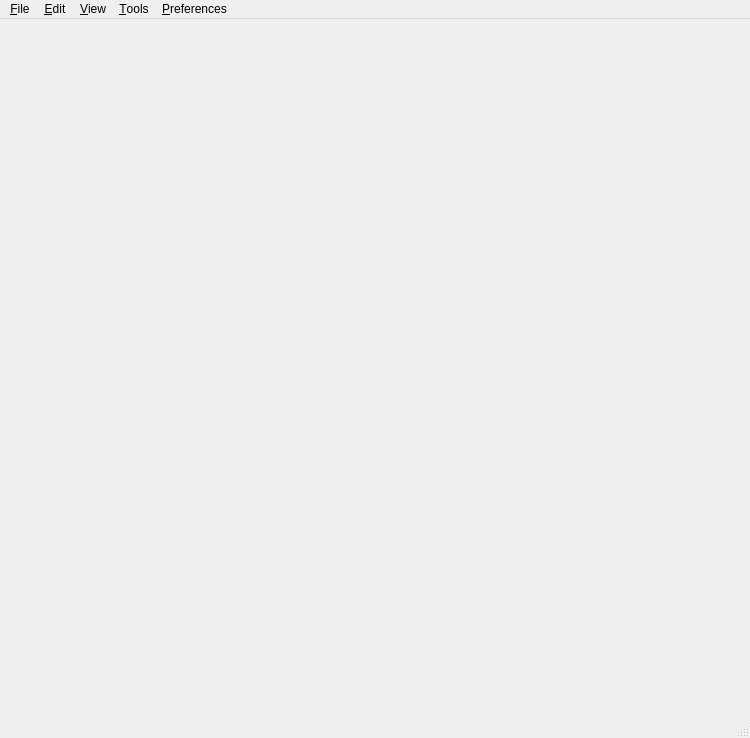
<?xml version="1.0" encoding="UTF-8"?>
<ui version="4.0">
 <class>MainWindow</class>
 <widget class="QMainWindow" name="MainWindow">
  <property name="enabled">
   <bool>true</bool>
  </property>
  <property name="geometry">
   <rect>
    <x>0</x>
    <y>0</y>
    <width>750</width>
    <height>738</height>
   </rect>
  </property>
  <property name="sizePolicy">
   <sizepolicy hsizetype="Preferred" vsizetype="Preferred">
    <horstretch>0</horstretch>
    <verstretch>0</verstretch>
   </sizepolicy>
  </property>
  <property name="minimumSize">
   <size>
    <width>0</width>
    <height>0</height>
   </size>
  </property>
  <property name="acceptDrops">
   <bool>true</bool>
  </property>
  <property name="windowTitle">
   <string>Script Canvas (PREVIEW)</string>
  </property>
  <property name="toolButtonStyle">
   <enum>Qt::ToolButtonIconOnly</enum>
  </property>
  <property name="documentMode">
   <bool>false</bool>
  </property>
  <property name="dockNestingEnabled">
   <bool>true</bool>
  </property>
  <property name="unifiedTitleAndToolBarOnMac">
   <bool>false</bool>
  </property>
  <widget class="QMenuBar" name="menubar">
   <property name="geometry">
    <rect>
     <x>0</x>
     <y>0</y>
     <width>750</width>
     <height>21</height>
    </rect>
   </property>
   <widget class="QMenu" name="menuFile">
    <property name="title">
     <string>&amp;File</string>
    </property>
    <addaction name="action_New_Script"/>
    <addaction name="action_Open"/>
    <addaction name="action_Save"/>
    <addaction name="action_Save_As"/>
    <addaction name="action_Close"/>
   </widget>
   <widget class="QMenu" name="menuEdit">
    <property name="title">
     <string>&amp;Edit</string>
    </property>
    <widget class="QMenu" name="menuRemove_Unused">
     <property name="title">
      <string>Remove Unused</string>
     </property>
     <addaction name="action_RemoveUnusedVariables"/>
     <addaction name="action_RemoveUnusedNodes"/>
     <addaction name="action_RemoveUnusedElements"/>
    </widget>
    <widget class="QMenu" name="menuAlign">
     <property name="title">
      <string>Align</string>
     </property>
     <addaction name="action_AlignTop"/>
     <addaction name="action_AlignBottom"/>
     <addaction name="action_AlignLeft"/>
     <addaction name="action_AlignRight"/>
    </widget>
    <widget class="QMenu" name="menuSelect">
     <property name="title">
      <string>Select</string>
     </property>
     <addaction name="action_SelectAll"/>
     <addaction name="action_SelectInputs"/>
     <addaction name="action_SelectOutputs"/>
     <addaction name="action_SelectConnected"/>
    </widget>
    <addaction name="action_Undo"/>
    <addaction name="action_Redo"/>
    <addaction name="separator"/>
    <addaction name="action_Cut"/>
    <addaction name="action_Copy"/>
    <addaction name="action_Paste"/>
    <addaction name="action_Duplicate"/>
    <addaction name="action_Delete"/>
    <addaction name="separator"/>
    <addaction name="action_Screenshot"/>
    <addaction name="separator"/>
    <addaction name="menuSelect"/>
    <addaction name="action_ClearSelection"/>
    <addaction name="separator"/>
    <addaction name="action_EnableSelection"/>
    <addaction name="action_DisableSelection"/>
    <addaction name="separator"/>
    <addaction name="menuAlign"/>
    <addaction name="separator"/>
    <addaction name="menuRemove_Unused"/>
   </widget>
   <widget class="QMenu" name="menuTools_2">
    <property name="title">
     <string>&amp;Tools</string>
    </property>
    <addaction name="action_ViewNodePalette"/>
    <addaction name="action_ViewProperties"/>
    <addaction name="action_ViewDebugger"/>
    <addaction name="action_ViewCommandLine"/>
    <addaction name="action_ViewLog"/>
    <addaction name="action_ViewBookmarks"/>
    <addaction name="action_ViewMiniMap"/>
    <addaction name="action_ViewVariableManager"/>
    <addaction name="action_GraphValidation"/>
    <addaction name="action_Debugging"/>
    <addaction name="separator"/>
    <addaction name="action_ViewUnitTestManager"/>
    <addaction name="action_NodeStatistics"/>
    <addaction name="action_PresetsEditor"/>
    <addaction name="separator"/>
   </widget>
   <!-- Disabled until tool is stabilized <widget class="QMenu" name="menuUtilities">
    <property name="title">
     <string>&amp;Utilities</string>
    </property>
    <addaction name="action_UpgradeTool"/>
   </widget> -->
   <widget class="QMenu" name="menuSettings_2">
    <property name="title">
     <string>&amp;Preferences</string>
    </property>
    <addaction name="action_GlobalPreferences"/>
    <addaction name="action_GraphPreferences"/>
   </widget>
   <widget class="QMenu" name="menuView_2">
    <property name="title">
     <string>&amp;View</string>
    </property>
    <widget class="QMenu" name="menuGo_To">
     <property name="title">
      <string>Go To</string>
     </property>
     <addaction name="action_GotoStartOfChain"/>
     <addaction name="action_GotoEndOfChain"/>
    </widget>
    <addaction name="action_ZoomIn"/>
    <addaction name="action_ZoomOut"/>
    <addaction name="action_ZoomSelection"/>
    <addaction name="action_ShowEntireGraph"/>
    <addaction name="separator"/>
    <addaction name="menuGo_To"/>
    <addaction name="separator"/>
    <addaction name="action_ViewRestoreDefaultLayout"/>
   </widget>
   <addaction name="menuFile"/>
   <addaction name="menuEdit"/>
   <addaction name="menuView_2"/>
   <addaction name="menuTools_2"/>
   <!-- <addaction name="menuUtilities"/> -->
   <addaction name="menuSettings_2"/>
  </widget>
  <widget class="QStatusBar" name="statusBar"/>
  <action name="action_New_Script">
   <property name="text">
    <string>&amp;New Script</string>
   </property>
  </action>
  <action name="action_New_Editor_Graph">
   <property name="text">
    <string>&amp;Editor Graph</string>
   </property>
  </action>
  <action name="action_Save">
   <property name="text">
    <string>&amp;Save</string>
   </property>
  </action>
  <action name="action_Save_As">
   <property name="text">
    <string>&amp;Save As...</string>
   </property>
  </action>
  <action name="action_Open">
   <property name="text">
    <string>&amp;Open</string>
   </property>
  </action>
  <action name="action_ViewLog">
   <property name="checkable">
    <bool>true</bool>
   </property>
   <property name="checked">
    <bool>false</bool>
   </property>
   <property name="icon">
    <iconset>
     <normaloff>:/ScriptCanvasEditorResources/Resources/scriptcanvas_log.png</normaloff>:/ScriptCanvasEditorResources/Resources/scriptcanvas_log.png</iconset>
   </property>
   <property name="text">
    <string>Log</string>
   </property>
   <property name="shortcut">
    <string>Ctrl+L</string>
   </property>
   <property name="autoRepeat">
    <bool>false</bool>
   </property>
   <property name="visible">
    <bool>false</bool>
   </property>
  </action>
  <action name="action_ViewCommandLine">
   <property name="checkable">
    <bool>true</bool>
   </property>
   <property name="checked">
    <bool>false</bool>
   </property>
   <property name="icon">
    <iconset resource="ScriptCanvasEditorResources.qrc">
     <normaloff>:/ScriptCanvasEditorResources/Resources/scriptcanvas_commandline.png</normaloff>:/ScriptCanvasEditorResources/Resources/scriptcanvas_commandline.png</iconset>
   </property>
   <property name="text">
    <string>Command Line</string>
   </property>
   <property name="shortcut">
    <string>Ctrl+P</string>
   </property>
   <property name="autoRepeat">
    <bool>false</bool>
   </property>
   <property name="visible">
    <bool>true</bool>
   </property>
  </action>
  <action name="action_ViewNodePalette">
   <property name="checkable">
    <bool>true</bool>
   </property>
   <property name="checked">
    <bool>true</bool>
   </property>
   <property name="text">
    <string>Node Palette</string>
   </property>
   <property name="shortcut">
    <string>Ctrl+Shift+L</string>
   </property>
   <property name="autoRepeat">
    <bool>false</bool>
   </property>
  </action>
  <action name="action_ViewOutline">
   <property name="checkable">
    <bool>true</bool>
   </property>
   <property name="checked">
    <bool>true</bool>
   </property>
   <property name="text">
    <string>&amp;Node Outliner</string>
   </property>
   <property name="shortcut">
    <string>Ctrl+Shift+O</string>
   </property>
   <property name="autoRepeat">
    <bool>false</bool>
   </property>
  </action>
  <action name="action_ViewDynamicEBusAssets">
   <property name="checkable">
    <bool>true</bool>
   </property>
   <property name="checked">
    <bool>true</bool>
   </property>
   <property name="text">
    <string>&amp;Dynamic EBus</string>
   </property>
   <property name="shortcut">
    <string>Ctrl+Shift+E</string>
   </property>
   <property name="autoRepeat">
    <bool>false</bool>
   </property>
  </action>
  <action name="action_ViewProperties">
   <property name="checkable">
    <bool>true</bool>
   </property>
   <property name="checked">
    <bool>true</bool>
   </property>
   <property name="text">
    <string>Node Inspector</string>
   </property>
   <property name="shortcut">
    <string>Ctrl+Shift+I</string>
   </property>
   <property name="autoRepeat">
    <bool>false</bool>
   </property>
  </action>
  <action name="action_ViewDebugger">
   <property name="checkable">
    <bool>true</bool>
   </property>
   <property name="checked">
    <bool>true</bool>
   </property>
   <property name="icon">
    <iconset resource="ScriptCanvasEditorResources.qrc">
     <normaloff>:/ScriptCanvasEditorResources/Resources/scriptcanvas_debugger_off.png</normaloff>
     <disabledoff>:/ScriptCanvasEditorResources/Resources/scriptcanvas_debugger.png</disabledoff>
     <disabledon>:/ScriptCanvasEditorResources/Resources/scriptcanvas_debugger_off.png</disabledon>:/ScriptCanvasEditorResources/Resources/scriptcanvas_debugger_off.png</iconset>
   </property>
   <property name="text">
    <string>&amp;Debugger</string>
   </property>
   <property name="shortcut">
    <string>Ctrl+Shift+D</string>
   </property>
   <property name="autoRepeat">
    <bool>false</bool>
   </property>
   <property name="visible">
    <bool>false</bool>
   </property>
  </action>
  <action name="action_ViewRestoreDefaultLayout">
   <property name="text">
    <string>Restore Default Layout</string>
   </property>
  </action>
  <action name="action_Close">
   <property name="text">
    <string>Close Graph</string>
   </property>
  </action>
  <action name="action_Undo">
   <property name="enabled">
    <bool>false</bool>
   </property>
   <property name="text">
    <string>Undo</string>
   </property>
   <property name="autoRepeat">
    <bool>false</bool>
   </property>
  </action>
  <action name="action_Redo">
   <property name="enabled">
    <bool>false</bool>
   </property>
   <property name="text">
    <string>Redo</string>
   </property>
   <property name="shortcut">
    <string>Ctrl+Shift+Z</string>
   </property>
   <property name="autoRepeat">
    <bool>false</bool>
   </property>
  </action>
  <action name="action_Cut">
   <property name="enabled">
    <bool>false</bool>
   </property>
   <property name="text">
    <string>Cut</string>
   </property>
   <property name="autoRepeat">
    <bool>false</bool>
   </property>
  </action>
  <action name="action_Copy">
   <property name="enabled">
    <bool>false</bool>
   </property>
   <property name="text">
    <string>Copy</string>
   </property>
   <property name="autoRepeat">
    <bool>false</bool>
   </property>
  </action>
  <action name="action_Paste">
   <property name="enabled">
    <bool>false</bool>
   </property>
   <property name="text">
    <string>Paste</string>
   </property>
   <property name="autoRepeat">
    <bool>false</bool>
   </property>
  </action>
  <action name="action_Duplicate">
   <property name="enabled">
    <bool>false</bool>
   </property>
   <property name="text">
    <string>Duplicate</string>
   </property>
   <property name="shortcut">
    <string>Ctrl+D</string>
   </property>
   <property name="autoRepeat">
    <bool>false</bool>
   </property>
  </action>
  <action name="action_Delete">
   <property name="enabled">
    <bool>false</bool>
   </property>
   <property name="text">
    <string>Delete</string>
   </property>
   <property name="autoRepeat">
    <bool>false</bool>
   </property>
  </action>
  <action name="action_GlobalPreferences">
   <property name="text">
    <string>Global Preferences</string>
   </property>
  </action>
  <action name="action_GraphPreferences">
   <property name="enabled">
    <bool>false</bool>
   </property>
   <property name="text">
    <string>Graph Preferences</string>
   </property>
  </action>
  <action name="action_ViewBookmarks">
   <property name="checkable">
    <bool>true</bool>
   </property>
   <property name="checked">
    <bool>true</bool>
   </property>
   <property name="text">
    <string>Bookmarks</string>
   </property>
   <property name="shortcut">
    <string>Ctrl+Shift+B</string>
   </property>
   <property name="autoRepeat">
    <bool>false</bool>
   </property>
  </action>
  <action name="action_ViewMiniMap">
   <property name="checkable">
    <bool>true</bool>
   </property>
   <property name="checked">
    <bool>true</bool>
   </property>
   <property name="text">
    <string>&amp;MiniMap</string>
   </property>
   <property name="shortcut">
    <string>Ctrl+Shift+M</string>
   </property>
   <property name="autoRepeat">
    <bool>false</bool>
   </property>
  </action>
  <action name="action_ViewVariableManager">
   <property name="checkable">
    <bool>true</bool>
   </property>
   <property name="checked">
    <bool>true</bool>
   </property>
   <property name="text">
    <string>Variable Manager</string>
   </property>
   <property name="shortcut">
    <string>Ctrl+Shift+V</string>
   </property>
   <property name="autoRepeat">
    <bool>false</bool>
   </property>
  </action>
  <action name="action_ViewLogWindow">
   <property name="checkable">
    <bool>true</bool>
   </property>
   <property name="text">
    <string>&amp;Log</string>
   </property>
  </action>
  <action name="action_GraphValidation">
   <property name="checkable">
    <bool>true</bool>
   </property>
   <property name="checked">
    <bool>true</bool>
   </property>
   <property name="text">
    <string>Graph Validation</string>
   </property>
  </action>
  <action name="action_ViewUnitTestManager">
   <property name="checkable">
    <bool>false</bool>
   </property>
   <property name="checked">
    <bool>false</bool>
   </property>
   <property name="text">
    <string>Test Manager</string>
   </property>
   <property name="shortcut">
    <string>Ctrl+Shift+T</string>
   </property>
   <property name="autoRepeat">
    <bool>false</bool>
   </property>
  </action>
  <action name="action_Debugging">
   <property name="checkable">
    <bool>true</bool>
   </property>
   <property name="checked">
    <bool>false</bool>
   </property>
   <property name="text">
    <string>Debugging</string>
   </property>
  </action>
  <action name="action_NodeStatistics">
   <property name="text">
    <string>Statistics</string>
   </property>
  </action>
  <action name="action_RemoveUnusedNodes">
   <property name="enabled">
    <bool>false</bool>
   </property>
   <property name="text">
    <string>Nodes</string>
   </property>
   <property name="toolTip">
    <string>Removes all unused nodes from the active graph</string>
   </property>
  </action>
  <action name="action_RemoveUnusedVariables">
   <property name="enabled">
    <bool>false</bool>
   </property>
   <property name="text">
    <string>Variables</string>
   </property>
   <property name="toolTip">
    <string>Removes all unused variables from the active graph</string>
   </property>
  </action>
  <action name="action_RemoveUnusedElements">
   <property name="enabled">
    <bool>false</bool>
   </property>
   <property name="text">
    <string>All</string>
   </property>
   <property name="toolTip">
    <string>Removes all unused elements from the active graph</string>
   </property>
  </action>
  <action name="action_PresetsEditor">
   <property name="text">
    <string>Presets Editor</string>
   </property>
  </action>
  <action name="action_UpgradeTool">
   <property name="text">
    <string>Upgrade Graphs</string>
   </property>
   <property name="toolTip">
    <string>Utility tool to upgrade the active project's Script Canvas graphs.</string>
   </property>
  </action>
  <action name="action_GraphRecreator">
   <property name="text">
    <string>Graph Recreator</string>
   </property>
   <property name="toolTip">
    <string>Will recreate the specified directory of graphs in a new target location.</string>
   </property>
  </action>
  <action name="action_Screenshot">
   <property name="text">
    <string>Screenshot</string>
   </property>
   <property name="toolTip">
    <string>Takes a picture of the current selection in the active graph, or the entire graph if there is no selection.</string>
   </property>
   <property name="shortcut">
    <string>Ctrl+Shift+P</string>
   </property>
   <property name="autoRepeat">
    <bool>false</bool>
   </property>
  </action>
  <action name="action_SelectInputs">
   <property name="text">
    <string>Inputs</string>
   </property>
   <property name="toolTip">
    <string>Selects all of the nodes that are connected to the current selection via input connections</string>
   </property>
   <property name="shortcut">
    <string>Ctrl+Left</string>
   </property>
  </action>
  <action name="action_SelectOutputs">
   <property name="text">
    <string>Outputs</string>
   </property>
   <property name="shortcut">
    <string>Ctrl+Right</string>
   </property>
  </action>
  <action name="action_SelectConnected">
   <property name="text">
    <string>Connected</string>
   </property>
   <property name="shortcut">
    <string>Ctrl+Up</string>
   </property>
  </action>
  <action name="action_ShowEntireGraph">
   <property name="text">
    <string>Show Entire Graph</string>
   </property>
   <property name="shortcut">
    <string>Ctrl+Shift+Down</string>
   </property>
  </action>
  <action name="action_ZoomIn">
   <property name="text">
    <string>Zoom In</string>
   </property>
   <property name="shortcut">
    <string>Ctrl++</string>
   </property>
  </action>
  <action name="action_ZoomOut">
   <property name="text">
    <string>Zoom Out</string>
   </property>
   <property name="shortcut">
    <string>Ctrl+-</string>
   </property>
  </action>
  <action name="action_AlignLeft">
   <property name="text">
    <string>Align Left</string>
   </property>
   <property name="shortcut">
    <string>Shift+Left</string>
   </property>
  </action>
  <action name="action_AlignRight">
   <property name="text">
    <string>Align Right</string>
   </property>
   <property name="shortcut">
    <string>Shift+Right</string>
   </property>
  </action>
  <action name="action_AlignTop">
   <property name="text">
    <string>Align Top</string>
   </property>
   <property name="shortcut">
    <string>Shift+Up</string>
   </property>
  </action>
  <action name="action_AlignBottom">
   <property name="text">
    <string>Align Bottom</string>
   </property>
   <property name="shortcut">
    <string>Shift+Down</string>
   </property>
  </action>
  <action name="action_SelectAll">
   <property name="text">
    <string>All</string>
   </property>
   <property name="toolTip">
    <string>Select All of the Nodes in the currently active graph</string>
   </property>
   <property name="shortcut">
    <string>Ctrl+A</string>
   </property>
  </action>
  <action name="actionNone">
   <property name="text">
    <string>None</string>
   </property>
  </action>
  <action name="action_ClearSelection">
   <property name="text">
    <string>Clear Selection</string>
   </property>
   <property name="shortcut">
    <string>Esc</string>
   </property>
  </action>
  <action name="action_GotoStartOfChain">
   <property name="text">
    <string>Start of Chain</string>
   </property>
   <property name="shortcut">
    <string>Ctrl+Shift+Left</string>
   </property>
  </action>
  <action name="action_GotoEndOfChain">
   <property name="text">
    <string>End of Chain</string>
   </property>
   <property name="shortcut">
    <string>Ctrl+Shift+Right</string>
   </property>
  </action>
  <action name="actionZoom_To">
   <property name="text">
    <string>Zoom Selection</string>
   </property>
  </action>
  <action name="action_ZoomSelection">
   <property name="text">
    <string>Show Selection</string>
   </property>
   <property name="shortcut">
    <string>Ctrl+Shift+Up</string>
   </property>
  </action>
  <action name="action_EnableSelection">
   <property name="text">
    <string>Enable Selection</string>
   </property>
   <property name="shortcut">
    <string>Ctrl+K, Ctrl+U</string>
   </property>
  </action>
  <action name="action_DisableSelection">
   <property name="text">
    <string>Disable Selection</string>
   </property>
   <property name="shortcut">
    <string>Ctrl+K, Ctrl+C</string>
   </property>
  </action>
  <action name="actionEditor_Graph">
   <property name="text">
    <string>Editor Graph</string>
   </property>
  </action>
  <addaction name="action_ViewNodePalette"/>
  <addaction name="action_ViewOutline"/>
  <addaction name="action_ViewDynamicEBusAssets"/>
  <addaction name="action_ViewProperties"/>
  <addaction name="action_ViewDebugger"/>
  <addaction name="action_ViewCommandLine"/>
  <addaction name="action_ViewRestoreDefaultLayout"/>
 </widget>
 <resources>
  <include location="ScriptCanvasEditorResources.qrc"/>
  <include location="../../../../../GraphCanvas/Code/StaticLib/GraphCanvas/Widgets/Resources/GraphCanvasEditorResources.qrc"/>
 </resources>
 <connections/>
</ui>
